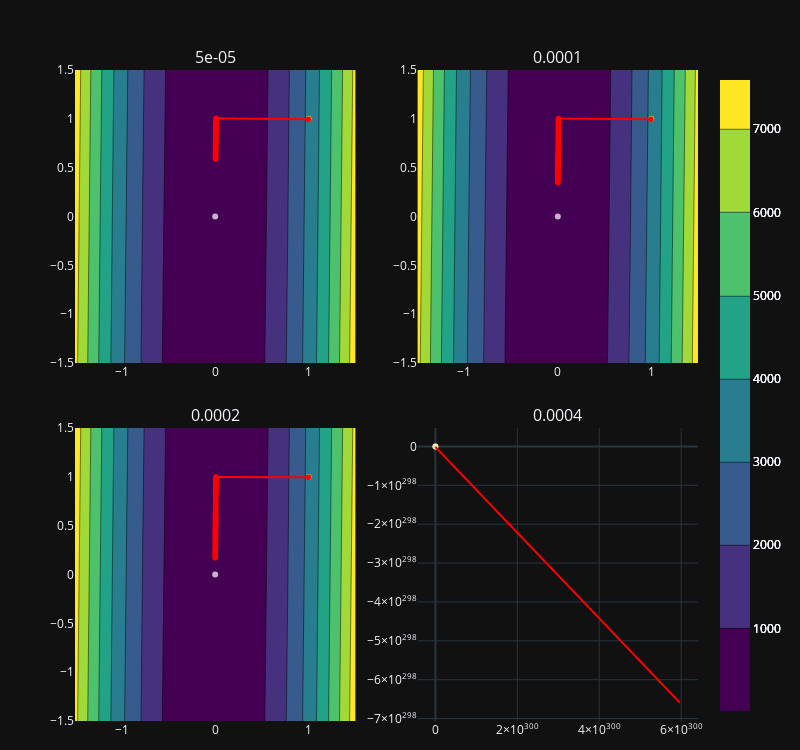

Notebook code cell kept with this figure:
### Code cell
ax_data = np.linspace(-1.5, 1.5, num=30)

fig = make_subplots(rows=2, cols=2, subplot_titles=steps, vertical_spacing=0.1)
df_f2 = pd.DataFrame({'Шаг':[], 'Результат':[], 'Количество итераций':[]}, dtype=object)

id = 0
for i in range(2):
    for j in range(2):
        df_f2.loc[len(df_f2.index)] = [steps[id], grad_methods[id][2]['x'].iat[-1], grad_methods[id][1]]
        df_f2_x = grad_methods[id][2]

        x, y = np.split(np.array(df_f2_x.x.values.tolist()), 2, axis=1)
        fig.add_trace(
            go.Contour(
                x=ax_data, 
                y=ax_data, 
                z=z_3d1.T, 
                colorscale='Viridis',
                name=steps[id],
                hovertemplate = ' x: %{x} <br> y: %{y} <br> z: %{z} <extra></extra>'
            ),
            row=i+1, col=j+1
        )
        fig.add_trace(
            go.Scattergl(
                x=x.ravel()[::20],
                y=y.ravel()[::20],
                mode='lines+markers',
                line_color='red',
                name='trajectory'
            ),
            row=i+1, col=j+1
        )
        fig.add_scatter(x=x[0], y=y[0], marker=dict(color='yellow', opacity=0.7), name='start', row=i+1, col=j+1)
        fig.add_scatter(x=[0], y=[0], marker=dict(color='white', opacity=0.7), name='true min', row=i+1, col=j+1)
        id += 1
fig.update_layout(height=750, width=800, margin=dict(l=75, r=40, t=70, b=15), template=theme, showlegend=False)
fig.show()
df_f2

### Figure 1 — Plotly figure (JSON) as saved in the notebook; plotly's stock layout.template omitted (floating-point values rounded to 4 significant figures; data arrays with more than 128 entries replaced by an {"elided": "..."} marker saying what was removed)
{"data": [{"colorscale": [[0, "#440154"], [0.1111, "#482878"], [0.2222, "#3e4989"], [0.3333, "#31688e"], [0.4444, "#26828e"], [0.5556, "#1f9e89"], [0.6667, "#35b779"], [0.7778, "#6ece58"], [0.8889, "#b5de2b"], [1, "#fde725"]], "hovertemplate": " x: %{x} <br> y: %{y} <br> z: %{z} <extra></extra>", "name": "5e-05", "type": "contour", "x": [-1.5, -1.397, -1.293, -1.19, -1.086, -0.9828, -0.8793, -0.7759, -0.6724, -0.569, -0.4655, -0.3621, -0.2586, -0.1552, -0.05172, 0.05172, 0.1552, 0.2586, 0.3621, 0.4655, 0.569, 0.6724, 0.7759, 0.8793, 0.9828, 1.086, 1.19, 1.293, 1.397, 1.5], "xaxis": "x", "y": [-1.5, -1.397, -1.293, -1.19, -1.086, -0.9828, -0.8793, -0.7759, -0.6724, -0.569, -0.4655, -0.3621, -0.2586, -0.1552, -0.05172, 0.05172, 0.1552, 0.2586, 0.3621, 0.4655, 0.569, 0.6724, 0.7759, 0.8793, 0.9828, 1.086, 1.19, 1.293, 1.397, 1.5], "yaxis": "y", "z": {"elided": "30x30 float values"}}, {"line": {"color": "red"}, "mode": "lines+markers", "name": "trajectory", "type": "scattergl", "x": {"elided": "268 float values"}, "xaxis": "x", "y": {"elided": "268 float values"}, "yaxis": "y"}, {"marker": {"color": "yellow", "opacity": 0.7}, "name": "start", "type": "scatter", "x": [1], "xaxis": "x", "y": [1], "yaxis": "y"}, {"marker": {"color": "white", "opacity": 0.7}, "name": "true min", "type": "scatter", "x": [0], "xaxis": "x", "y": [0], "yaxis": "y"}, {"colorscale": [[0, "#440154"], [0.1111, "#482878"], [0.2222, "#3e4989"], [0.3333, "#31688e"], [0.4444, "#26828e"], [0.5556, "#1f9e89"], [0.6667, "#35b779"], [0.7778, "#6ece58"], [0.8889, "#b5de2b"], [1, "#fde725"]], "hovertemplate": " x: %{x} <br> y: %{y} <br> z: %{z} <extra></extra>", "name": "0.0001", "type": "contour", "x": [-1.5, -1.397, -1.293, -1.19, -1.086, -0.9828, -0.8793, -0.7759, -0.6724, -0.569, -0.4655, -0.3621, -0.2586, -0.1552, -0.05172, 0.05172, 0.1552, 0.2586, 0.3621, 0.4655, 0.569, 0.6724, 0.7759, 0.8793, 0.9828, 1.086, 1.19, 1.293, 1.397, 1.5], "xaxis": "x2", "y": [-1.5, -1.397, -1.293, -1.19, -1.086, -0.9828, -0.8793, -0.7759, -0.6724, -0.569, -0.4655, -0.3621, -0.2586, -0.1552, -0.05172, 0.05172, 0.1552, 0.2586, 0.3621, 0.4655, 0.569, 0.6724, 0.7759, 0.8793, 0.9828, 1.086, 1.19, 1.293, 1.397, 1.5], "yaxis": "y2", "z": {"elided": "30x30 float values"}}, {"line": {"color": "red"}, "mode": "lines+markers", "name": "trajectory", "type": "scattergl", "x": {"elided": "266 float values"}, "xaxis": "x2", "y": {"elided": "266 float values"}, "yaxis": "y2"}, {"marker": {"color": "yellow", "opacity": 0.7}, "name": "start", "type": "scatter", "x": [1], "xaxis": "x2", "y": [1], "yaxis": "y2"}, {"marker": {"color": "white", "opacity": 0.7}, "name": "true min", "type": "scatter", "x": [0], "xaxis": "x2", "y": [0], "yaxis": "y2"}, {"colorscale": [[0, "#440154"], [0.1111, "#482878"], [0.2222, "#3e4989"], [0.3333, "#31688e"], [0.4444, "#26828e"], [0.5556, "#1f9e89"], [0.6667, "#35b779"], [0.7778, "#6ece58"], [0.8889, "#b5de2b"], [1, "#fde725"]], "hovertemplate": " x: %{x} <br> y: %{y} <br> z: %{z} <extra></extra>", "name": "0.0002", "type": "contour", "x": [-1.5, -1.397, -1.293, -1.19, -1.086, -0.9828, -0.8793, -0.7759, -0.6724, -0.569, -0.4655, -0.3621, -0.2586, -0.1552, -0.05172, 0.05172, 0.1552, 0.2586, 0.3621, 0.4655, 0.569, 0.6724, 0.7759, 0.8793, 0.9828, 1.086, 1.19, 1.293, 1.397, 1.5], "xaxis": "x3", "y": [-1.5, -1.397, -1.293, -1.19, -1.086, -0.9828, -0.8793, -0.7759, -0.6724, -0.569, -0.4655, -0.3621, -0.2586, -0.1552, -0.05172, 0.05172, 0.1552, 0.2586, 0.3621, 0.4655, 0.569, 0.6724, 0.7759, 0.8793, 0.9828, 1.086, 1.19, 1.293, 1.397, 1.5], "yaxis": "y3", "z": {"elided": "30x30 float values"}}, {"line": {"color": "red"}, "mode": "lines+markers", "name": "trajectory", "type": "scattergl", "x": {"elided": "220 float values"}, "xaxis": "x3", "y": {"elided": "220 float values"}, "yaxis": "y3"}, {"marker": {"color": "yellow", "opacity": 0.7}, "name": "start", "type": "scatter", "x": [1], "xaxis": "x3", "y": [1], "yaxis": "y3"}, {"marker": {"color": "white", "opacity": 0.7}, "name": "true min", "type": "scatter", "x": [0], "xaxis": "x3", "y": [0], "yaxis": "y3"}, {"colorscale": [[0, "#440154"], [0.1111, "#482878"], [0.2222, "#3e4989"], [0.3333, "#31688e"], [0.4444, "#26828e"], [0.5556, "#1f9e89"], [0.6667, "#35b779"], [0.7778, "#6ece58"], [0.8889, "#b5de2b"], [1, "#fde725"]], "hovertemplate": " x: %{x} <br> y: %{y} <br> z: %{z} <extra></extra>", "name": "0.0004", "type": "contour", "x": [-1.5, -1.397, -1.293, -1.19, -1.086, -0.9828, -0.8793, -0.7759, -0.6724, -0.569, -0.4655, -0.3621, -0.2586, -0.1552, -0.05172, 0.05172, 0.1552, 0.2586, 0.3621, 0.4655, 0.569, 0.6724, 0.7759, 0.8793, 0.9828, 1.086, 1.19, 1.293, 1.397, 1.5], "xaxis": "x4", "y": [-1.5, -1.397, -1.293, -1.19, -1.086, -0.9828, -0.8793, -0.7759, -0.6724, -0.569, -0.4655, -0.3621, -0.2586, -0.1552, -0.05172, 0.05172, 0.1552, 0.2586, 0.3621, 0.4655, 0.569, 0.6724, 0.7759, 0.8793, 0.9828, 1.086, 1.19, 1.293, 1.397, 1.5], "yaxis": "y4", "z": {"elided": "30x30 float values"}}, {"line": {"color": "red"}, "mode": "lines+markers", "name": "trajectory", "type": "scattergl", "x": [1, 19590.0, 388000000.0, 7687000000000.0, 152279100655783500, 3.017e+21, 5.976e+25, 1.184e+30, 2.345e+34, 4.645e+38, 9.202e+42, 1.823e+47, 3.611e+51, 7.154e+55, 1.417e+60, 2.807e+64, 5.561e+68, 1.102e+73, 2.182e+77, 4.323e+81, 8.564e+85, 1.696e+90, 3.361e+94, 6.657e+98, 1.319e+103, 2.613e+107, 5.175e+111, 1.025e+116, 2.031e+120, 4.023e+124, 7.97e+128, 1.579e+133, 3.127e+137, 6.195e+141, 1.227e+146, 2.431e+150, 4.816e+154, 9.541e+158, 1.89e+163, 3.744e+167, 7.417e+171, 1.469e+176, 2.91e+180, 5.766e+184, 1.142e+189, 2.263e+193, 4.482e+197, 8.879e+201, 1.759e+206, 3.484e+210, 6.902e+214, 1.367e+219, 2.709e+223, 5.366e+227, 1.063e+232, 2.106e+236, 4.171e+240, 8.263e+244, 1.637e+249, 3.242e+253, 6.423e+257, 1.272e+262, 2.521e+266, 4.993e+270, 9.891e+274, 1.959e+279, 3.882e+283, 7.689e+287, 1.523e+292, 3.017e+296, 5.978e+300, null], "xaxis": "x4", "y": [1, -215.0, -4278000.0, -84750000000.0, -1679000000000000.0, -33258383230206600000, -6.588e+23, -1.305e+28, -2.585e+32, -5.122e+36, -1.015e+41, -2.01e+45, -3.981e+49, -7.887e+53, -1.562e+58, -3.095e+62, -6.131e+66, -1.215e+71, -2.406e+75, -4.766e+79, -9.442e+83, -1.87e+88, -3.705e+92, -7.34e+96, -1.454e+101, -2.88e+105, -5.706e+109, -1.13e+114, -2.239e+118, -4.436e+122, -8.787e+126, -1.741e+131, -3.448e+135, -6.831e+139, -1.353e+144, -2.68e+148, -5.31e+152, -1.052e+157, -2.084e+161, -4.128e+165, -8.177e+169, -1.62e+174, -3.209e+178, -6.357e+182, -1.259e+187, -2.494e+191, -4.941e+195, -9.789e+199, -1.939e+204, -3.841e+208, -7.61e+212, -1.507e+217, -2.986e+221, -5.916e+225, -1.172e+230, -2.321e+234, -4.599e+238, -9.11e+242, -1.805e+247, -3.575e+251, -7.082e+255, -1.403e+260, -2.779e+264, -5.505e+268, -1.091e+273, -2.16e+277, -4.28e+281, -8.478e+285, -1.679e+290, -3.327e+294, -6.59e+298, null], "yaxis": "y4"}, {"marker": {"color": "yellow", "opacity": 0.7}, "name": "start", "type": "scatter", "x": [1], "xaxis": "x4", "y": [1], "yaxis": "y4"}, {"marker": {"color": "white", "opacity": 0.7}, "name": "true min", "type": "scatter", "x": [0], "xaxis": "x4", "y": [0], "yaxis": "y4"}], "layout": {"annotations": [{"font": {"size": 16}, "showarrow": false, "text": "5e-05", "x": 0.225, "xanchor": "center", "xref": "paper", "y": 1, "yanchor": "bottom", "yref": "paper"}, {"font": {"size": 16}, "showarrow": false, "text": "0.0001", "x": 0.775, "xanchor": "center", "xref": "paper", "y": 1, "yanchor": "bottom", "yref": "paper"}, {"font": {"size": 16}, "showarrow": false, "text": "0.0002", "x": 0.225, "xanchor": "center", "xref": "paper", "y": 0.45, "yanchor": "bottom", "yref": "paper"}, {"font": {"size": 16}, "showarrow": false, "text": "0.0004", "x": 0.775, "xanchor": "center", "xref": "paper", "y": 0.45, "yanchor": "bottom", "yref": "paper"}], "height": 750, "margin": {"b": 15, "l": 75, "r": 40, "t": 70}, "showlegend": false, "width": 800, "xaxis": {"anchor": "y", "domain": [0, 0.45]}, "xaxis2": {"anchor": "y2", "domain": [0.55, 1]}, "xaxis3": {"anchor": "y3", "domain": [0, 0.45]}, "xaxis4": {"anchor": "y4", "domain": [0.55, 1]}, "yaxis": {"anchor": "x", "domain": [0.55, 1]}, "yaxis2": {"anchor": "x2", "domain": [0.55, 1]}, "yaxis3": {"anchor": "x3", "domain": [0, 0.45]}, "yaxis4": {"anchor": "x4", "domain": [0, 0.45]}}}
